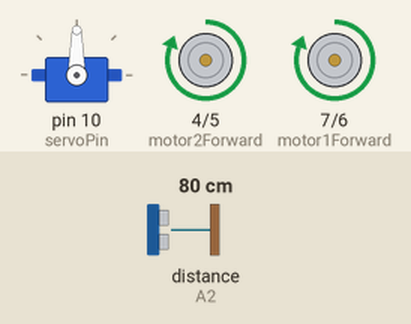
This sketch was run on a simulated Arduino Uno, built with avr-gcc and run on an emulated ATmega328P. On the bench: servo, motor-driver pin pairs drawn as motors (green arrow = first pin HIGH = forward, orange = second pin HIGH = backward, longer = more drive). Inputs (shaded band) come from the test bench; at power-on: distance to the obstacle (sensor on A2) 80 cm. The echo pulse lasts 58.3 µs per cm.

Above: at 17.9 s.
18.0 s: distance to the obstacle (sensor on A2) set to 23 cm
19.5 s: distance to the obstacle (sensor on A2) set to 18 cm
At 21.1 s:
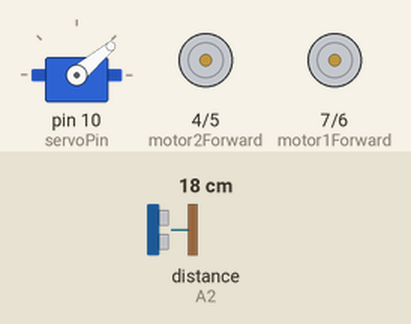
25.5 s: distance to the obstacle (sensor on A2) set to 35 cm
At 26.4 s:
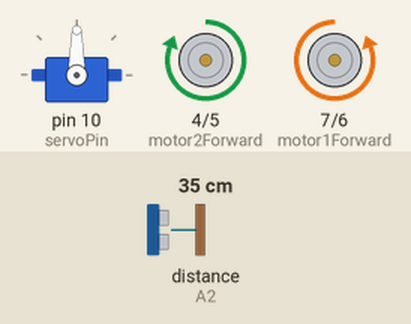
28.1 s: distance to the obstacle (sensor on A2) set to 2 cm
At 30.6 s:
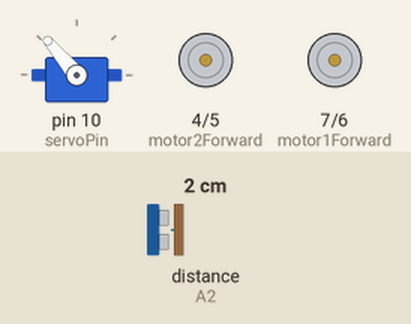
Timing chart, 0 to 32.1 s (numbered marks = the images above; inputs shaded):
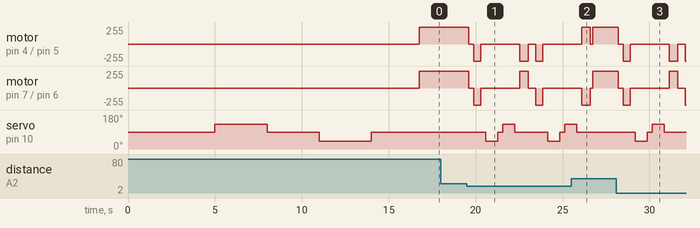

The sketch:

script.ino
```cpp
// Include Libs
#include <Servo.h>
#include <NewPing.h>

// L298N Pins
const int motor1Forward = 7;
const int motor1Reverse = 6;
const int motor2Forward = 4;
const int motor2Reverse = 5;

// Servo Pin
const int servoPin = 10;

//  Servo Positions
const int leftPos = 130;
const int centerPos = 90;
const int rightPos = 40;

// Sensor Pins (Analog)
#define trigPin A1
#define echoPin A2

#define maxDist 200
boolean movingForward = false;
int distance = 100;

NewPing sonar(trigPin, echoPin, maxDist);
Servo servoMotor;

void setup()
{
  pinMode(motor2Forward, OUTPUT);
  pinMode(motor1Forward, OUTPUT);
  pinMode(motor1Reverse, OUTPUT);
  pinMode(motor2Reverse, OUTPUT);

  servoMotor.attach(servoPin);

  delay(2000);
  servoMotor.write(centerPos);
  delay(3000);
  servoMotor.write(leftPos);
  delay(3000);
  servoMotor.write(centerPos);
  delay(3000);
  servoMotor.write(rightPos);
  delay(3000);
  servoMotor.write(centerPos);

  delay(2000);
  distance = readPing();
  delay(100);
  distance = readPing();
  delay(100);
  distance = readPing();
  delay(100);
  distance = readPing();
  delay(100);
}

void loop()
{
  int distanceRight = 0;
  int distanceLeft = 0;
  delay(50);

  if (distance <= 20)
  {
    stopMoving();
    delay(300);
    moveReverse();
    delay(400);
    stopMoving();
    delay(300);
    distanceRight = lookRight();
    delay(300);
    distanceLeft = lookLeft();
    delay(300);

    if (distance >= distanceLeft)
    {
      turnRight();
      stopMoving();
    }
    else
    {
      turnLeft();
      stopMoving();
    }
  }
  else
  {
    moveForward();
  }
  distance = readPing();
}

int readPing()
{
  delay(70);
  int cm = sonar.ping_cm();
  if (cm == 0)
  {
    cm = 250;
  }
  return cm;
}

int lookLeft()
{
  servoMotor.write(leftPos);
  delay(500);
  int distance = readPing();
  delay(100);
  servoMotor.write(centerPos);
  return distance;
}

int lookRight()
{
  servoMotor.write(rightPos);
  delay(500);
  int distance = readPing();
  delay(100);
  servoMotor.write(centerPos);
  return distance;
}

void stopMoving()
{
  digitalWrite(motor2Forward, LOW);
  digitalWrite(motor1Forward, LOW);
  digitalWrite(motor2Reverse, LOW);
  digitalWrite(motor1Reverse, LOW);
}

void moveForward()
{
  if (!movingForward)
  {
    movingForward = true;

    digitalWrite(motor1Forward, HIGH);
    digitalWrite(motor2Forward, HIGH);

    digitalWrite(motor1Reverse, LOW);
    digitalWrite(motor2Reverse, LOW);
  }
}

void moveReverse()
{
  movingForward = false;

  digitalWrite(motor1Reverse, HIGH);
  digitalWrite(motor2Reverse, HIGH);

  digitalWrite(motor1Forward, LOW);
  digitalWrite(motor2Forward, LOW);
}

void turnLeft()
{
  digitalWrite(motor1Reverse, HIGH);
  digitalWrite(motor2Forward, HIGH);

  digitalWrite(motor1Forward, LOW);
  digitalWrite(motor2Reverse, LOW);

  delay(500);

  digitalWrite(motor1Forward, HIGH);
  digitalWrite(motor2Forward, HIGH);

  digitalWrite(motor1Reverse, LOW);
  digitalWrite(motor2Reverse, LOW);
}

void turnRight()
{
  digitalWrite(motor1Forward, HIGH);
  digitalWrite(motor2Reverse, HIGH);

  digitalWrite(motor1Reverse, LOW);
  digitalWrite(motor2Forward, LOW);

  delay(500);

  digitalWrite(motor1Forward, HIGH);
  digitalWrite(motor2Forward, HIGH);

  digitalWrite(motor1Reverse, LOW);
  digitalWrite(motor2Reverse, LOW);
}
```

Measured:
- the behaviour switches between 21 and 20 cm on distance to the obstacle (sensor on A2) (found by bisection; images 0 and 1)
- after the input at 18.0 s, every drawn part: stays the same
- after the input at 25.5 s, servo on pin 10 (servoPin): goes on until 25.8 s, then stays 90°
